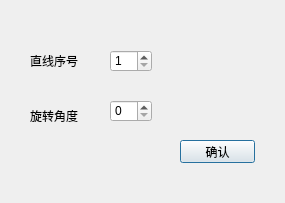
<?xml version="1.0" encoding="UTF-8"?>
<ui version="4.0">
 <class>rotatelineDialog</class>
 <widget class="QDialog" name="rotatelineDialog">
  <property name="geometry">
   <rect>
    <x>0</x>
    <y>0</y>
    <width>285</width>
    <height>203</height>
   </rect>
  </property>
  <property name="windowTitle">
   <string>Dialog</string>
  </property>
  <widget class="QLabel" name="label">
   <property name="geometry">
    <rect>
     <x>30</x>
     <y>50</y>
     <width>61</width>
     <height>21</height>
    </rect>
   </property>
   <property name="text">
    <string>直线序号</string>
   </property>
  </widget>
  <widget class="QSpinBox" name="spinBox">
   <property name="geometry">
    <rect>
     <x>110</x>
     <y>50</y>
     <width>42</width>
     <height>22</height>
    </rect>
   </property>
   <property name="minimum">
    <number>1</number>
   </property>
  </widget>
  <widget class="QLabel" name="label_2">
   <property name="geometry">
    <rect>
     <x>30</x>
     <y>110</y>
     <width>54</width>
     <height>12</height>
    </rect>
   </property>
   <property name="text">
    <string>旋转角度</string>
   </property>
  </widget>
  <widget class="QSpinBox" name="spinBox_2">
   <property name="geometry">
    <rect>
     <x>110</x>
     <y>100</y>
     <width>42</width>
     <height>22</height>
    </rect>
   </property>
   <property name="maximum">
    <number>360</number>
   </property>
  </widget>
  <widget class="QPushButton" name="pushButton">
   <property name="geometry">
    <rect>
     <x>180</x>
     <y>140</y>
     <width>75</width>
     <height>23</height>
    </rect>
   </property>
   <property name="text">
    <string>确认</string>
   </property>
  </widget>
 </widget>
 <resources/>
 <connections/>
</ui>
